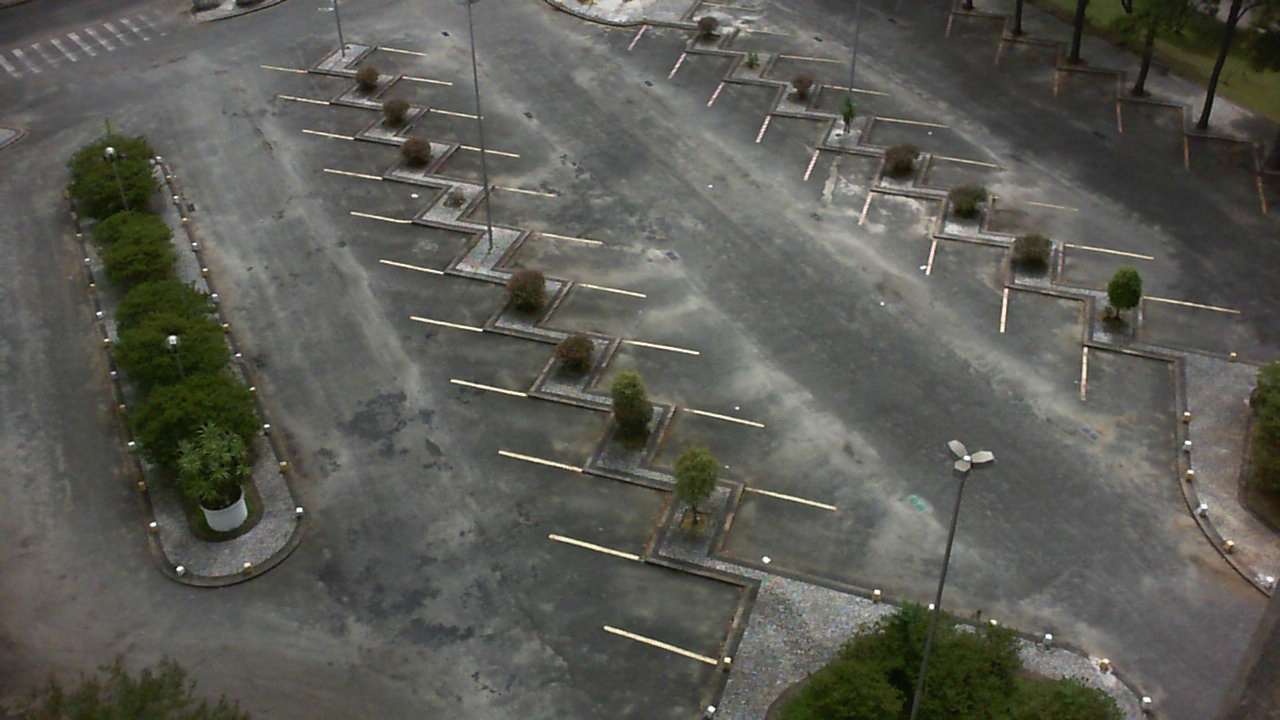
//> input picture testingEnv/ParkingLot_dataset/sequence0/frames/2013-02-24_10_35_04.jpg, 1280 x 720 px
$ ./sobeltest   (built with g++ and OpenCV 4)
//> lines starting //> are read from the running program, lines starting //| are printed output that depends on the picture
//
// Created by trigger on 8/6/24.
//


#include <opencv2/opencv.hpp>

int main() {
    // Carica l'immagine
    cv::Mat src = cv::imread("/home/trigger/Documents/GitHub/Parking_lot_occupancy/ParkingLot_dataset/sequence0/frames/2013-02-24_10_35_04.jpg", cv::IMREAD_COLOR);
//> src is the input picture: 720 rows x 1280 cols, CV_8UC3; mean B, G, R 83.8, 90.7, 90.7
    if (src.empty()) {
        std::cerr << "Errore nel caricare l'immagine!" << std::endl;
        return -1;
    }

    // Converti l'immagine in scala di grigi
    cv::Mat gray;
    cv::cvtColor(src, gray, cv::COLOR_BGR2GRAY);

    // Applica il filtro Sobel per rilevare i bordi
    cv::Mat grad_x, grad_y;
    cv::Mat abs_grad_x, abs_grad_y;

    cv::Sobel(gray, grad_x, CV_16S, 1, 0, 3, 1, 0, cv::BORDER_DEFAULT);
    cv::Sobel(gray, grad_y, CV_16S, 0, 1, 3, 1, 0, cv::BORDER_DEFAULT);
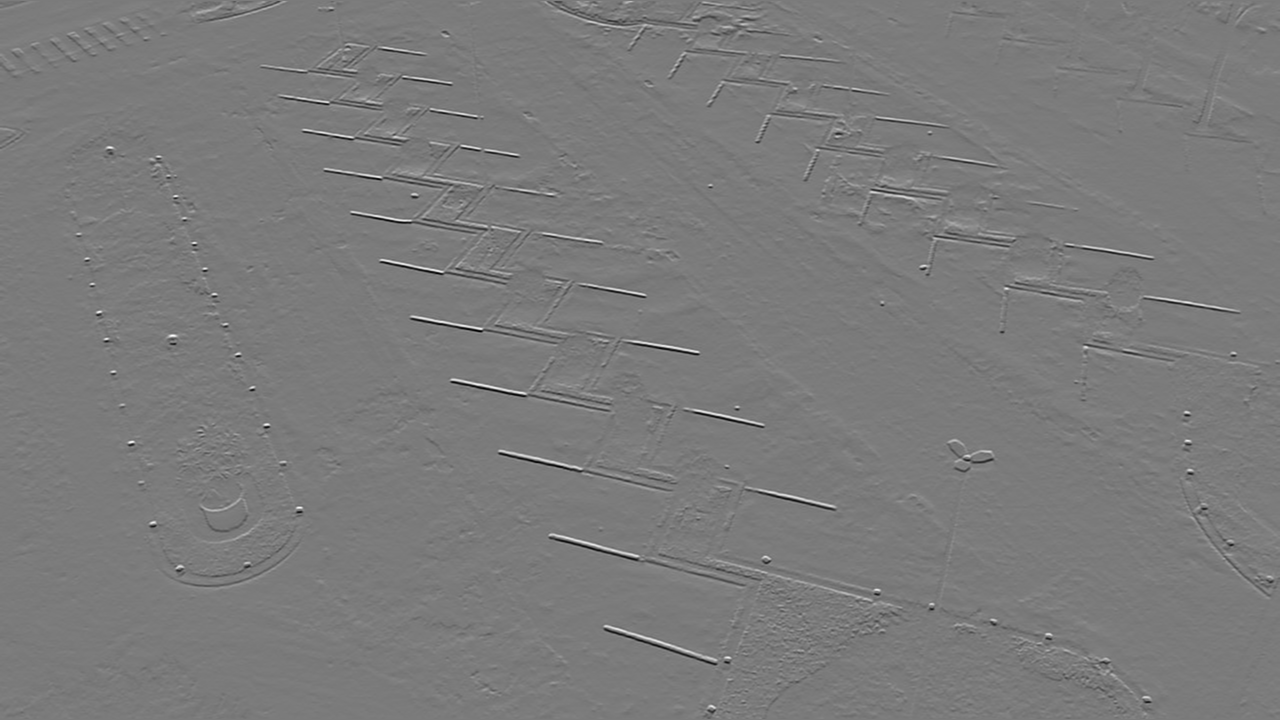
//> grad_y: 720 rows x 1280 cols, CV_16SC1; min -781, max 833, mean -0.2; drawn with min black and max white

    cv::convertScaleAbs(grad_x, abs_grad_x);
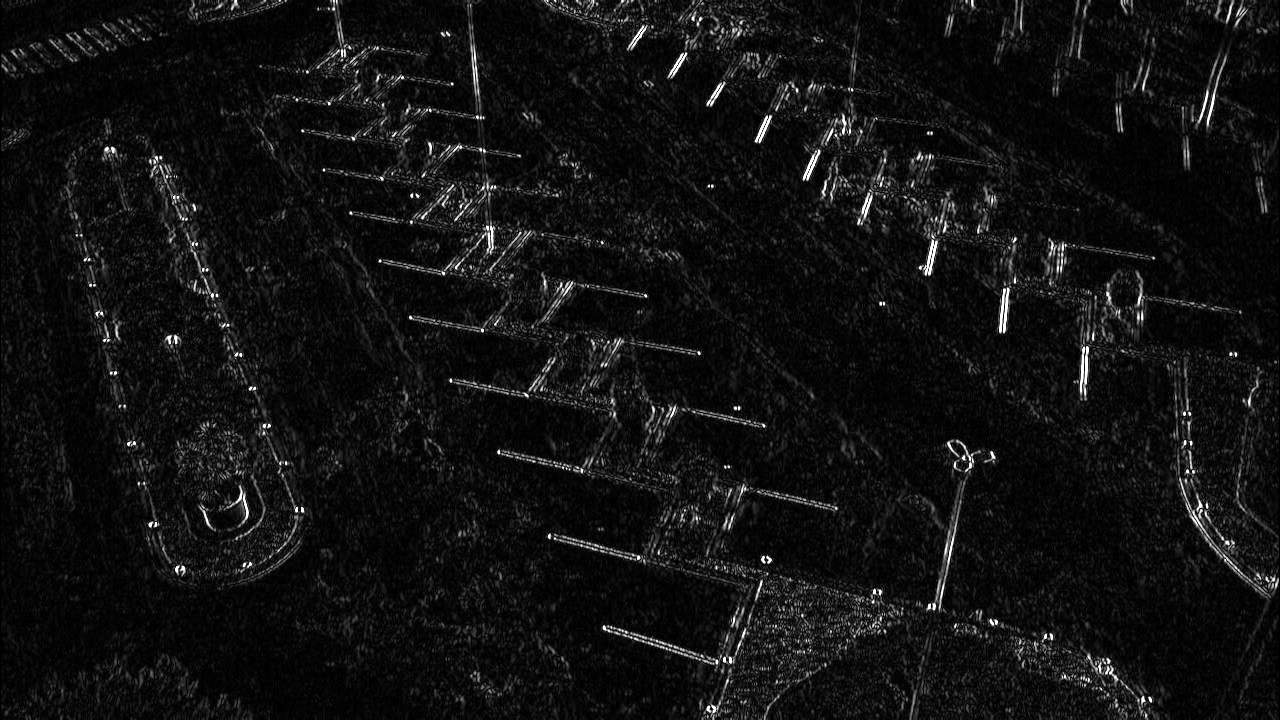
//> abs_grad_x: 720 rows x 1280 cols, CV_8UC1; min 0, max 255, mean 17.2
    cv::convertScaleAbs(grad_y, abs_grad_y);
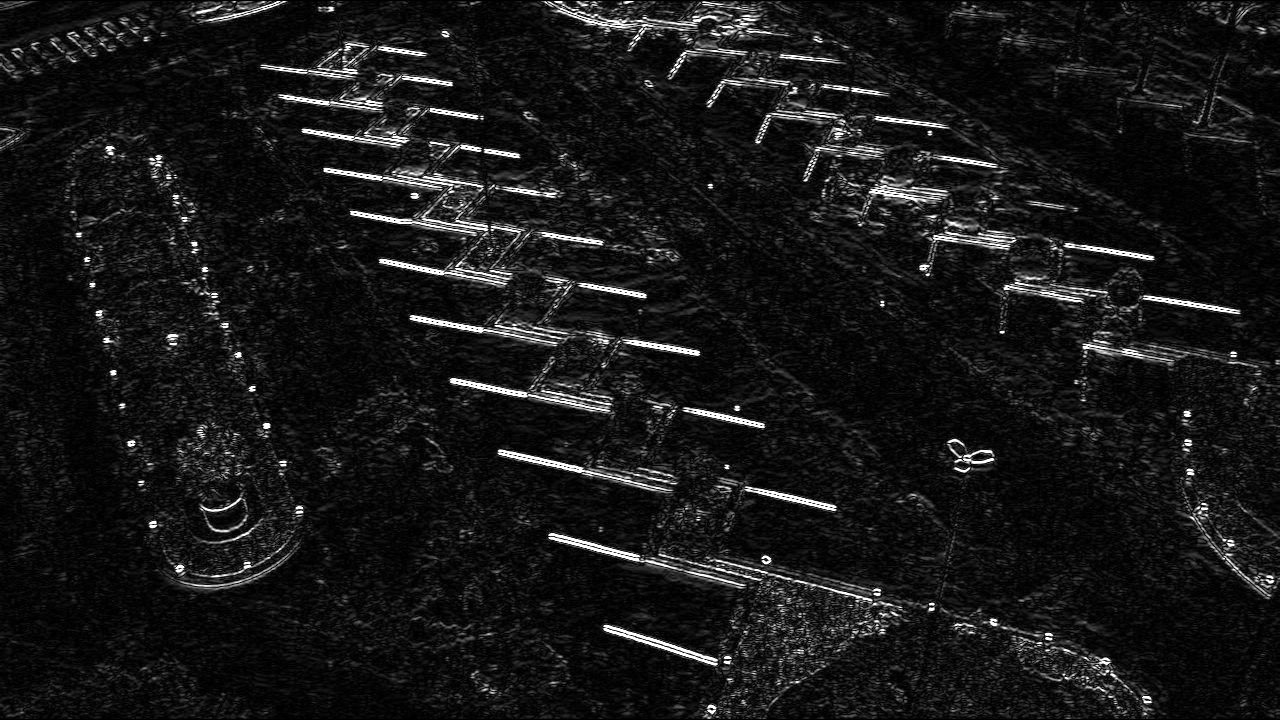
//> abs_grad_y: 720 rows x 1280 cols, CV_8UC1; min 0, max 255, mean 23.2

    cv::Mat edges;
    cv::addWeighted(abs_grad_x, 0.5, abs_grad_y, 0.5, 0, edges);
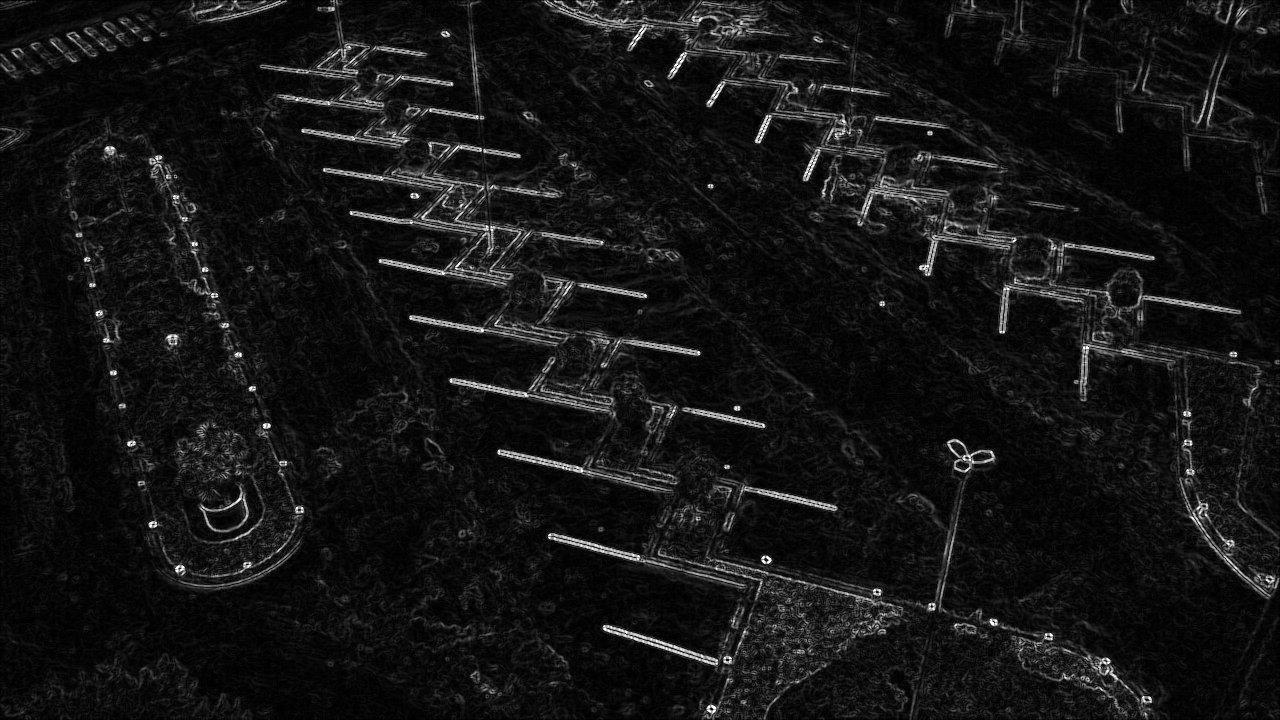
//> edges: 720 rows x 1280 cols, CV_8UC1; min 0, max 255, mean 20.2

    // Inverti i colori per ottenere un effetto simile
    cv::Mat edges_inv  = edges;
    //cv::bitwise_not(edges, edges_inv);

    // Converti in BGR per visualizzare
    cv::Mat edges_inv_bgr;
    cv::cvtColor(edges_inv, edges_inv_bgr, cv::COLOR_GRAY2BGR);

    // Visualizza le immagini
    cv::imshow("Originale", src);
    cv::imshow("Bordi Invertiti", edges_inv_bgr);

    // Salva l'immagine risultante
    cv::imwrite("edges_inverted.png", edges_inv_bgr);

    cv::waitKey(0);
    return 0;
}

$ run again, with testingEnv/ParkingLot_dataset/sequence0/frames/2013-02-24_15_10_09.jpg copied over testingEnv/ParkingLot_dataset/sequence0/frames/2013-02-24_10_35_04.jpg
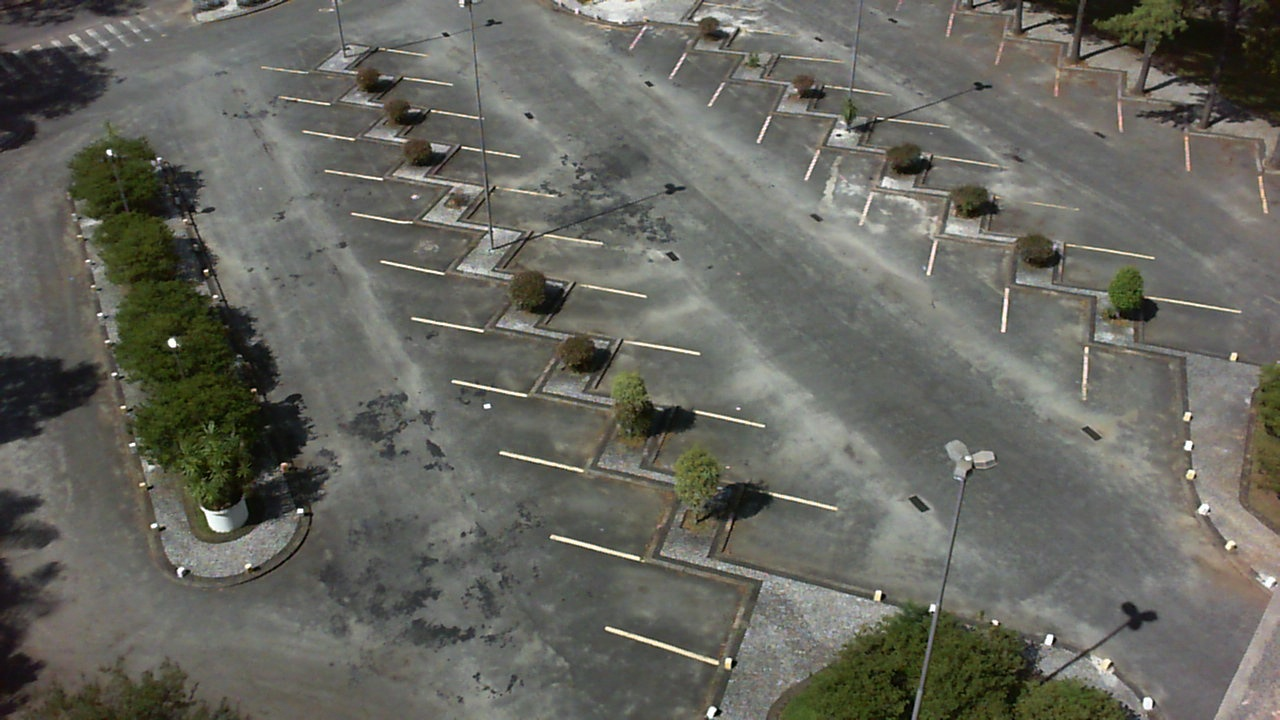
//> input picture testingEnv/ParkingLot_dataset/sequence0/frames/2013-02-24_15_10_09.jpg, 1280 x 720 px
//> src is the input picture: 720 rows x 1280 cols, CV_8UC3; mean B, G, R 94.9, 102.5, 102.4
//> `cv::Sobel(gray, grad_y, CV_16S, 0, 1, 3, 1, 0, cv::BORDER_DEFAULT);`:
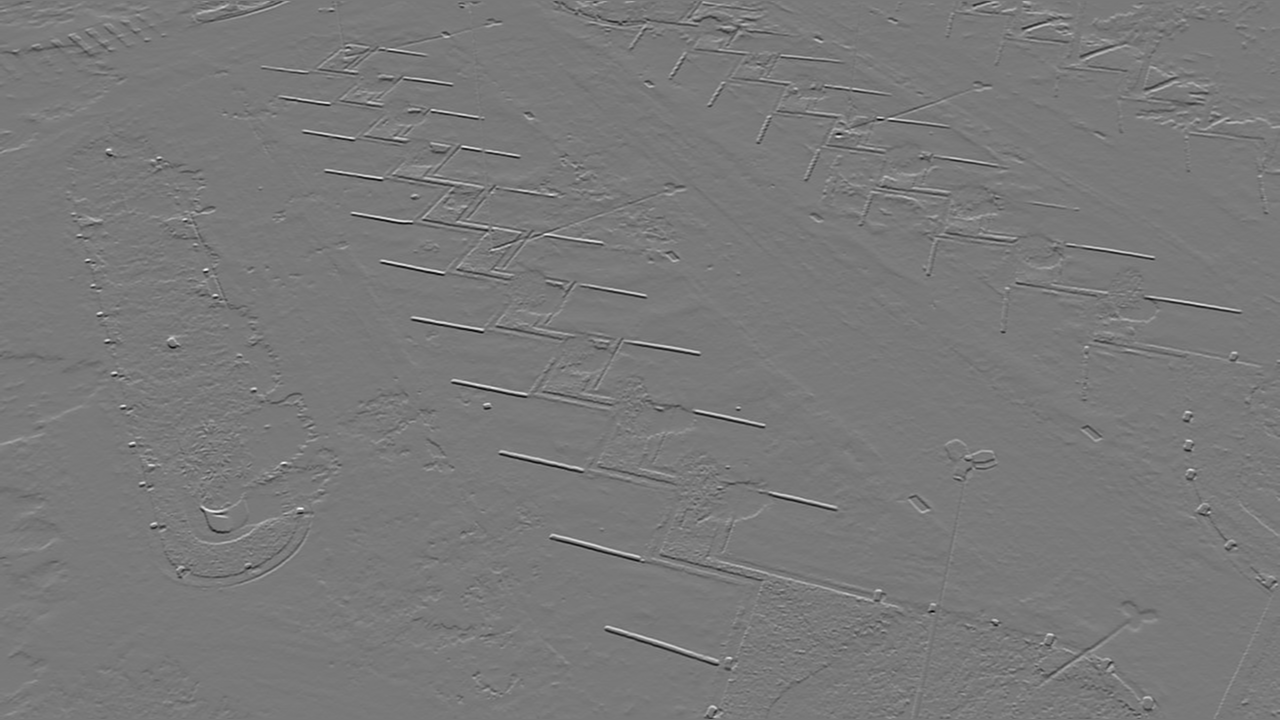
//> grad_y: 720 rows x 1280 cols, CV_16SC1; min -839, max 919, mean -0.1; drawn with min black and max white
//> `cv::addWeighted(abs_grad_x, 0.5, abs_grad_y, 0.5, 0, edges);`:
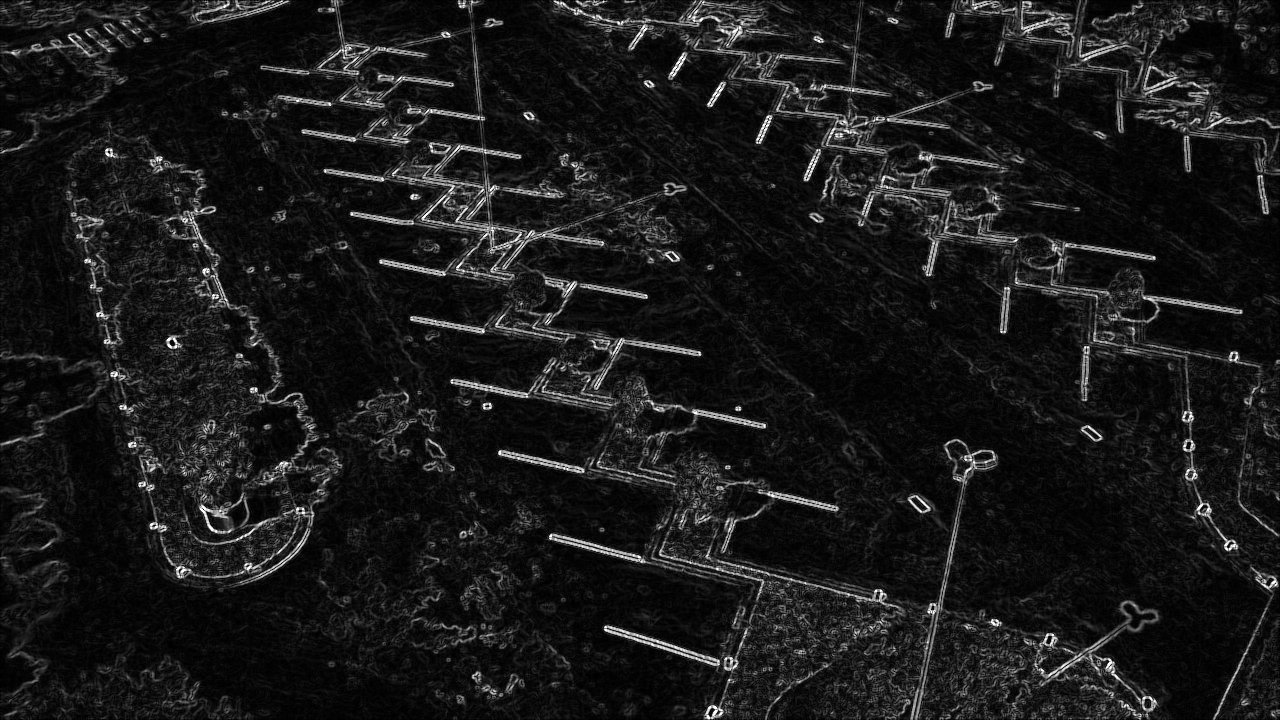
//> edges: 720 rows x 1280 cols, CV_8UC1; min 0, max 255, mean 25.1
